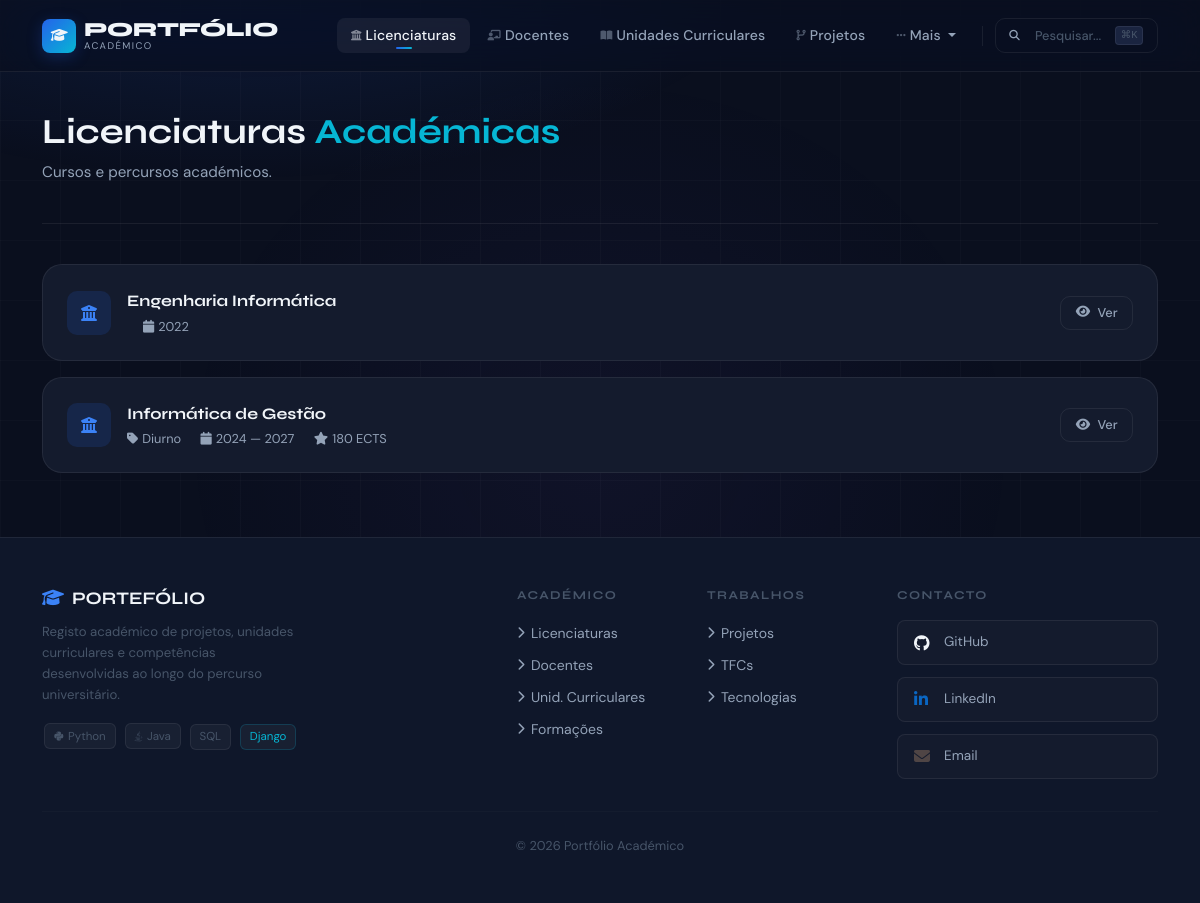
The app's page /portfolio/licenciaturas/, older data.
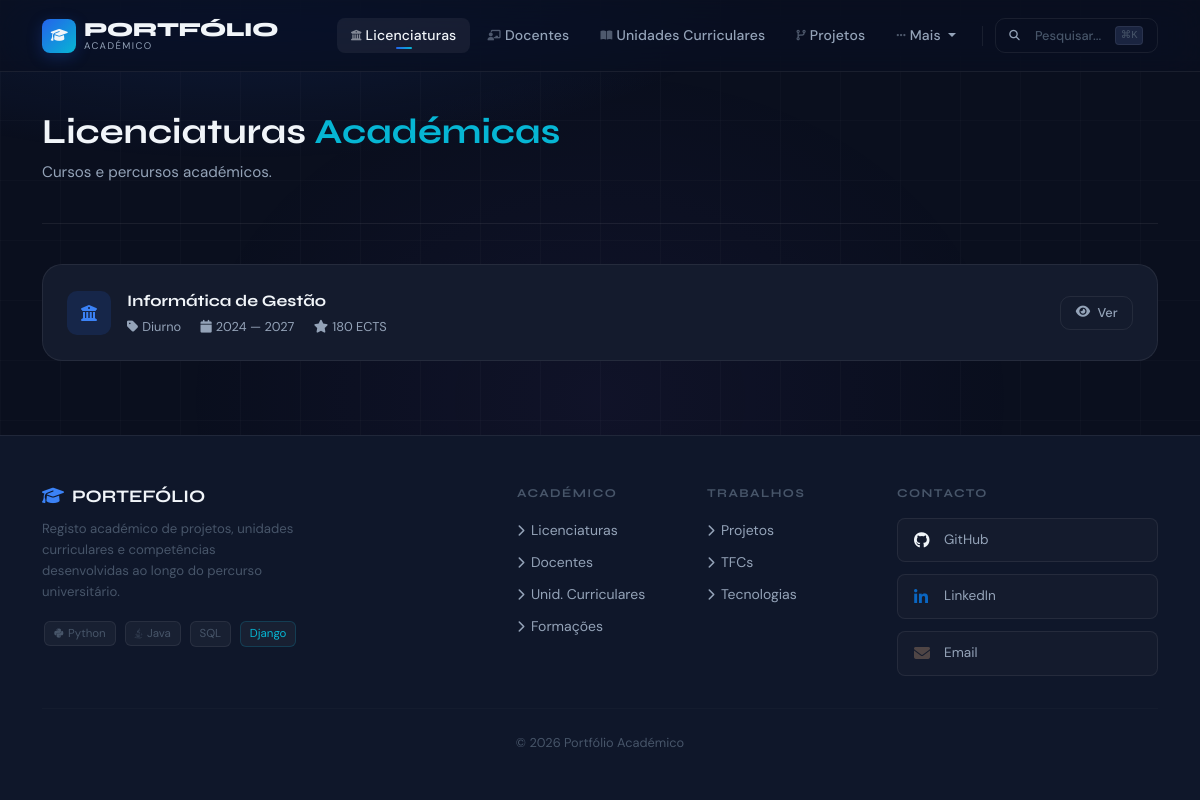
The same page, newer data.
### portfolio/models.py (models this page shows, shortened)
class Licenciatura(models.Model):
    nome = models.CharField(max_length=200)
    regime = models.CharField(max_length=100, blank=True)
    ano_inicio = models.IntegerField()
    ano_fim = models.IntegerField(null=True, blank=True)
    ects = models.IntegerField(null=True, blank=True)
    descricao = models.TextField(blank=True)
    class Meta:
        verbose_name_plural = "Licenciaturas"

### portfolio/views.py (the view)
# urls.py: path('licenciaturas/', views.licenciaturas_view, name='licenciaturas'),
def licenciaturas_view(request):
    return render(request, 'portfolio/licenciaturas.html', {'licenciaturas': Licenciatura.objects.prefetch_related('ucs', 'tfcs').all()})

### portfolio/templates/portfolio/licenciaturas.html (shortened to what this page needs)
{% extends "portfolio/base.html" %}
{% block nav_licenciaturas %}active{% endblock %}
{% block content %}
<div class="page-header">
    <div>
        <h2>Licenciaturas <span class="text-accent">Académicas</span></h2>
        <p>Cursos e percursos académicos.</p>
    </div>
</div>
{% if licenciaturas %}
<div style="display:flex;flex-direction:column;gap:1rem;">
    {% for lic in licenciaturas %}
    <div style="background:var(--sf);border:1px solid var(--bd);border-radius:var(--rl);padding:1.5rem;display:flex;align-items:center;justify-content:space-between;gap:1rem;flex-wrap:wrap;transition:var(--tr);"
         onmouseover="this.style.borderColor='rgba(37,99,235,.4)'"
         onmouseout="this.style.borderColor='rgba(255,255,255,.07)'">
        <div style="display:flex;align-items:center;gap:1rem;">
            <div style="width:44px;height:44px;border-radius:10px;background:rgba(37,99,235,.15);display:grid;place-items:center;flex-shrink:0;">
                <i class="fas fa-university" style="color:var(--pri-l);"></i>
            </div>
            <div>
                <div style="font-family:var(--fd);font-weight:700;font-size:1rem;color:var(--tp);">{{ lic.nome }}</div>
                <div style="font-size:.8rem;color:var(--ts);margin-top:.2rem;">
                    {% if lic.regime %}<span><i class="fas fa-tag me-1"></i>{{ lic.regime }}</span>{% endif %}
                    {% if lic.ano_inicio %}<span class="ms-3"><i class="fas fa-calendar me-1"></i>{{ lic.ano_inicio }}{% if lic.ano_fim %} — {{ lic.ano_fim }}{% endif %}</span>{% endif %}
                    {% if lic.ects %}<span class="ms-3"><i class="fas fa-star me-1"></i>{{ lic.ects }} ECTS</span>{% endif %}
                </div>
            </div>
        </div>
        <div style="display:flex;align-items:center;gap:.5rem;">
            <a href="{% url 'licenciaturas_detail' lic.id %}" class="btn-ghost" style="font-size:.8rem;padding:.4rem .9rem;">
                <i class="fas fa-eye"></i>Ver
            </a>
        </div>
    </div>
    {% endfor %}
</div>
{% else %}
<div class="empty-state">
    <i class="fas fa-university"></i>
    <p>Nenhuma licenciatura registada.</p>
</div>
{% endif %}
{% endblock %}

Row changes from the older to the newer data that the page shows:
removed Licenciatura: nome "Engenharia Informática", ano_inicio "2022"
